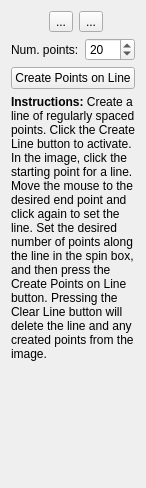
              <widget class="QWidget" name="SimpleLinePage">
               <property name="geometry">
                <rect>
                 <x>0</x>
                 <y>0</y>
                 <width>138</width>
                 <height>488</height>
                </rect>
               </property>
               <attribute name="icon">
                <iconset>
                 <normaloff>icons/draw-line-edit.svg</normaloff>icons/draw-line-edit.svg</iconset>
               </attribute>
               <attribute name="label">
                <string>Simple Line</string>
               </attribute>
               <layout class="QVBoxLayout" name="verticalLayout_5">
                <item>
                 <layout class="QFormLayout" name="formLayout_8">
                  <property name="formAlignment">
                   <set>Qt::AlignCenter</set>
                  </property>
                  <item row="0" column="0">
                   <widget class="QToolButton" name="toolbuttonCreateLine">
                    <property name="toolTip">
                     <string>Create a line</string>
                    </property>
                    <property name="text">
                     <string>...</string>
                    </property>
                    <property name="icon">
                     <iconset>
                      <normaloff>icons/draw-line-edit.svg</normaloff>icons/draw-line-edit.svg</iconset>
                    </property>
                    <property name="iconSize">
                     <size>
                      <width>26</width>
                      <height>26</height>
                     </size>
                    </property>
                    <property name="checkable">
                     <bool>true</bool>
                    </property>
                    <property name="checked">
                     <bool>false</bool>
                    </property>
                   </widget>
                  </item>
                  <item row="0" column="1">
                   <widget class="QToolButton" name="toolbuttonClearLine">
                    <property name="toolTip">
                     <string>Clear the line and any points</string>
                    </property>
                    <property name="text">
                     <string>...</string>
                    </property>
                    <property name="icon">
                     <iconset>
                      <normaloff>icons/clear-draw-line-edit1.svg</normaloff>icons/clear-draw-line-edit1.svg</iconset>
                    </property>
                    <property name="iconSize">
                     <size>
                      <width>26</width>
                      <height>26</height>
                     </size>
                    </property>
                   </widget>
                  </item>
                 </layout>
                </item>
                <item>
                 <layout class="QHBoxLayout" name="horizontalLayout_5">
                  <item>
                   <widget class="QLabel" name="labelLineNumPoints">
                    <property name="text">
                     <string>Num. points:</string>
                    </property>
                   </widget>
                  </item>
                  <item>
                   <widget class="QSpinBox" name="spinboxLineNumPoints">
                    <property name="toolTip">
                     <string>Number of equally-spaced points along the line</string>
                    </property>
                    <property name="minimum">
                     <number>1</number>
                    </property>
                    <property name="maximum">
                     <number>100</number>
                    </property>
                    <property name="value">
                     <number>20</number>
                    </property>
                   </widget>
                  </item>
                 </layout>
                </item>
                <item>
                 <widget class="QPushButton" name="buttonCreatePointsOnLine">
                  <property name="toolTip">
                   <string>Create equally-spaced points along the line</string>
                  </property>
                  <property name="text">
                   <string>Create Points on Line</string>
                  </property>
                 </widget>
                </item>
                <item>
                 <widget class="QLabel" name="labelLineInstructions">
                  <property name="text">
                   <string>&lt;html&gt;&lt;head/&gt;&lt;body&gt;&lt;p&gt;&lt;span style=&quot; font-weight:700;&quot;&gt;Instructions:&lt;/span&gt; Create a line of regularly spaced points. Click the Create Line button to activate. In the image, click the starting point for a line. Move the mouse to the desired end point and click again to set the line. Set the desired number of points along the line in the spin box, and then press the Create Points on Line button. Pressing the Clear Line button will delete the line and any created points from the image. &lt;/p&gt;&lt;/body&gt;&lt;/html&gt;</string>
                  </property>
                  <property name="wordWrap">
                   <bool>true</bool>
                  </property>
                 </widget>
                </item>
                <item>
                 <spacer name="verticalSpacer_2">
                  <property name="orientation">
                   <enum>Qt::Vertical</enum>
                  </property>
                  <property name="sizeHint" stdset="0">
                   <size>
                    <width>20</width>
                    <height>40</height>
                   </size>
                  </property>
                 </spacer>
                </item>
               </layout>
              </widget>
